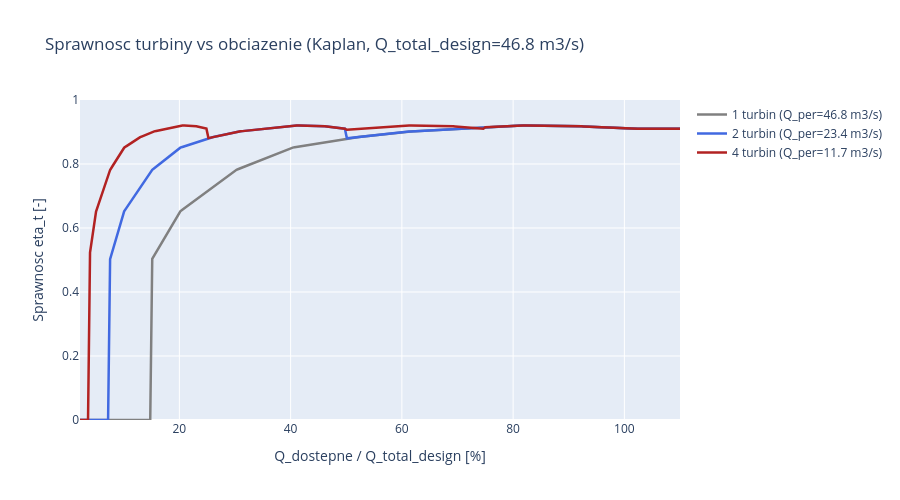

The code cell stored with this chart in its notebook:
### Markdown cell above
**Prompt do LLM:**
> *"Porownaj prace 1 turbiny vs 2 turbin vs 4 turbin dla tego samego calkowitego
> Q_design. Pokaz jak sprawnosc zmienia sie w funkcji Q/Q_total_design.
> Uzyj turbiny Kaplana."*

**Uzyte funkcje:** `src.turbine.dispatch_flow()`, `src.turbine.turbine_efficiency()`

### Code cell
Q_total_design = 46.8  # m3/s (calkowity przeplyw projektowy)
kaplan = TURBINE_CATALOG['kaplan']

Q_avail = np.linspace(1, Q_total_design * 1.1, 300)

fig = go.Figure()
for n_turb, color in [(1, 'gray'), (2, 'royalblue'), (4, 'firebrick')]:
    Q_per_turb = Q_total_design / n_turb  # Q_design per turbine
    Q_each, n_act = dispatch_flow(Q_avail, Q_per_turb, n_turb, kaplan)
    Q_ratio = np.where(Q_per_turb > 0, Q_each / Q_per_turb, 0.0)
    eta = turbine_efficiency(Q_ratio, kaplan)
    fig.add_trace(go.Scatter(
        x=Q_avail / Q_total_design * 100, y=eta,
        mode='lines', name=f'{n_turb} turbin (Q_per={Q_per_turb:.1f} m3/s)',
        line=dict(color=color, width=2.5),
    ))

fig.update_layout(
    title=f'Sprawnosc turbiny vs obciazenie (Kaplan, Q_total_design={Q_total_design} m3/s)',
    xaxis_title='Q_dostepne / Q_total_design [%]',
    yaxis_title='Sprawnosc eta_t [-]',
    yaxis_range=[0, 1.0],
    height=500, hovermode='x unified',
)
fig.show()

print('Strategia rozdzialu: minimalna liczba turbin, kazda <= Q_design.')
print('Konfiguracja z mniejszymi turbinami (wiecej sztuk) lepiej skaluje sie')
print('w gore (mozna uzyc wiekszej czesci przeplywu), w dol — sytuacja podobna')
print('(zostaje 1 turbina, niezaleznie ile jest zainstalowanych).')

### Figure 1 — Plotly figure (JSON) as saved in the notebook; plotly's stock layout.template omitted (floating-point values rounded to 4 significant figures; data arrays with more than 128 entries replaced by an {"elided": "..."} marker saying what was removed)
{"data": [{"line": {"color": "gray", "width": 2.5}, "mode": "lines", "name": "1 turbin (Q_per=46.8 m3/s)", "type": "scatter", "x": {"elided": "300 float values"}, "y": {"elided": "300 float values"}}, {"line": {"color": "royalblue", "width": 2.5}, "mode": "lines", "name": "2 turbin (Q_per=23.4 m3/s)", "type": "scatter", "x": {"elided": "300 float values"}, "y": {"elided": "300 float values"}}, {"line": {"color": "firebrick", "width": 2.5}, "mode": "lines", "name": "4 turbin (Q_per=11.7 m3/s)", "type": "scatter", "x": {"elided": "300 float values"}, "y": {"elided": "300 float values"}}], "layout": {"height": 500, "hovermode": "x unified", "title": {"text": "Sprawnosc turbiny vs obciazenie (Kaplan, Q_total_design=46.8 m3/s)"}, "xaxis": {"title": {"text": "Q_dostepne / Q_total_design [%]"}}, "yaxis": {"range": [0, 1], "title": {"text": "Sprawnosc eta_t [-]"}}}}
